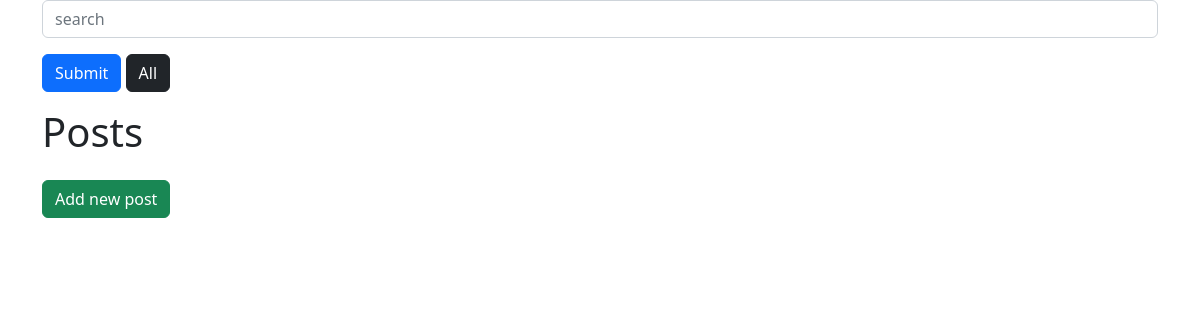
The app's page /posts/, older data.
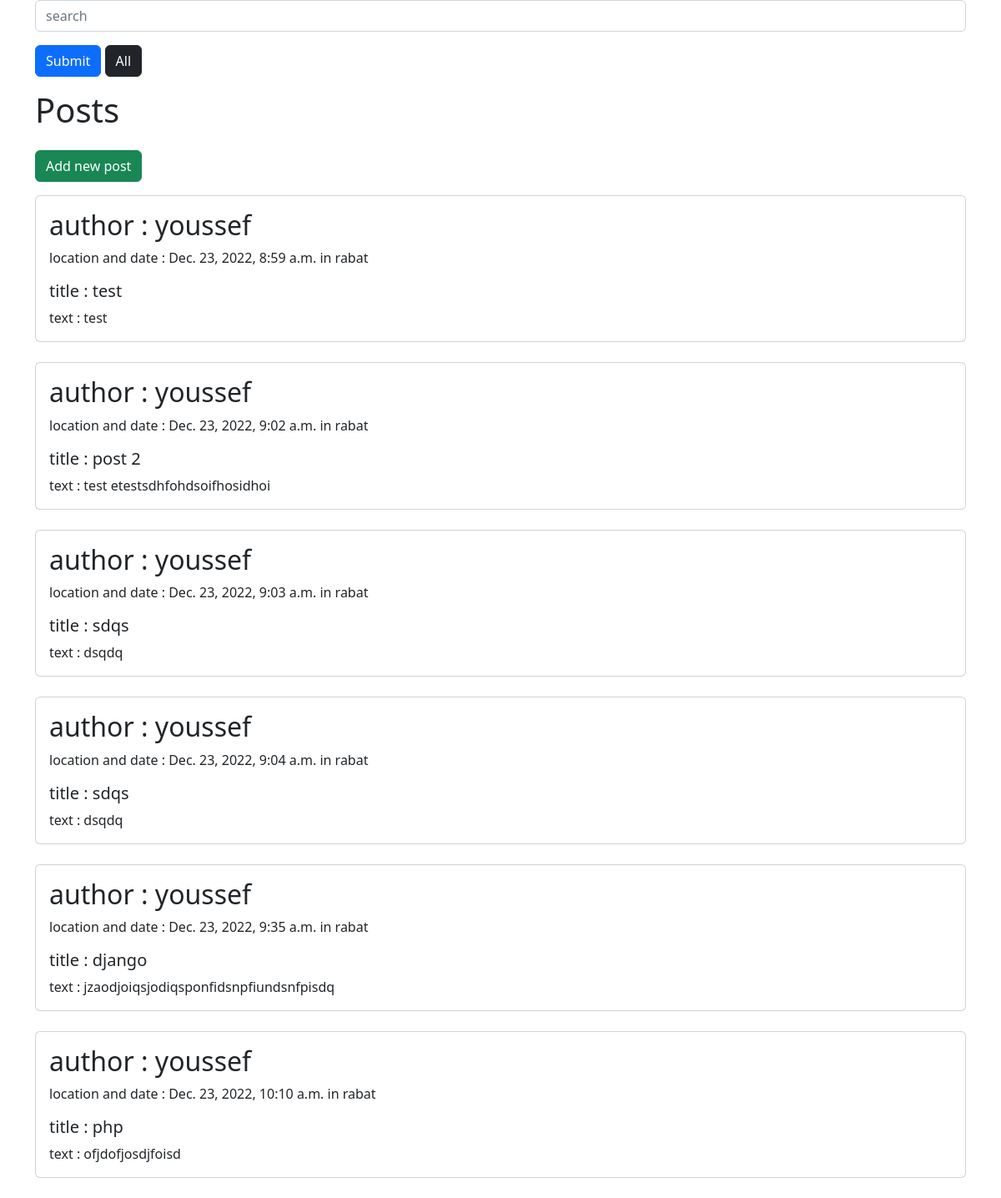
The same page, newer data.
### blog/models.py (models this page shows, shortened)
class Post(models.Model):
    title = models.CharField(max_length=255)
    text = models.TextField(max_length=1500)
    author = models.ForeignKey(Profile, on_delete=models.CASCADE)
    createddate = models.DateTimeField(auto_now_add=True)
    updateddate = models.DateTimeField(auto_now_add=True)

class Profile(models.Model):
    user = models.OneToOneField(User, on_delete=models.CASCADE)
    bio = models.TextField(max_length=500, blank=True)
    location = models.CharField(max_length=30, blank=True)
    birthdate = models.DateField(null=True, blank=True)

### blog/views.py (the view)
# urls.py: path('posts/', view_posts)
def view_posts(request):
    search = request.GET.get('search')
    if(search is not None):
        posts = Post.objects.filter(
            Q(title__contains=search) | Q(text__contains=search)
        ).order_by('-createddate')
    else:
      posts = Post.objects.all()
    return render(request, 'view_posts.html', {'posts':posts, 'search': search})

### blog/templates/view_posts.html (shortened to what this page needs)
<html>
    <head>
<link href="https://cdn.jsdelivr.net/npm/bootstrap@5.2.3/dist/css/bootstrap.min.css" rel="stylesheet">
    </head>
    <body class="container">
        <form action="/posts/" method="GET">
            <div class="mb-3">
                <input type="text" class="form-control" name="search" id="search" placeholder="search"  {% if search is not None%}value="{{ search }}" {% endif %}>
              </div>
              <button type="submit" class="btn btn-primary" value="search">Submit</button>
              <a href="/posts"><button type="button" class="btn btn-dark">All</button></a>
        </form>
        <h1>Posts</h1>
        <a href="/posts/add"><button type="button" class="btn btn-success my-3">Add new post</button></a>
        {% for post in posts %}
        <div class="card" >
            <div class="card-body">
                <h2>author : {{ post.author.user }}</h2>
                <p>location and date : {{ post.createddate }} in {{ post.author.location }}</p>
              <h5 class="card-title">title : {{ post.title }}</h5>
              <p class="card-text">text : {{ post.text }}</p>
            </div>
          </div>
            <br>
        {% endfor %}
    </body>
</html>

Row changes from the older to the newer data that the page shows:
added Post: author.user "youssef", createddate "Dec. 23, 2022, 8:59 a.m.", author.location "rabat", title "test", text "test"
added Post: author.user "youssef", createddate "Dec. 23, 2022, 9:02 a.m.", author.location "rabat", title "post 2", text "test etestsdhfohdsoifhosidhoi"
added Post: author.user "youssef", createddate "Dec. 23, 2022, 9:03 a.m.", author.location "rabat", title "sdqs", text "dsqdq"
added Post: author.user "youssef", createddate "Dec. 23, 2022, 9:04 a.m.", author.location "rabat", title "sdqs", text "dsqdq"
added Post: author.user "youssef", createddate "Dec. 23, 2022, 9:35 a.m.", author.location "rabat", title "django", text "jzaodjoiqsjodiqsponfidsnpfiundsnfpisdq"
added Post: author.user "youssef", createddate "Dec. 23, 2022, 10:10 a.m.", author.location "rabat", title "php", text "ofjdofjosdjfoisd"
